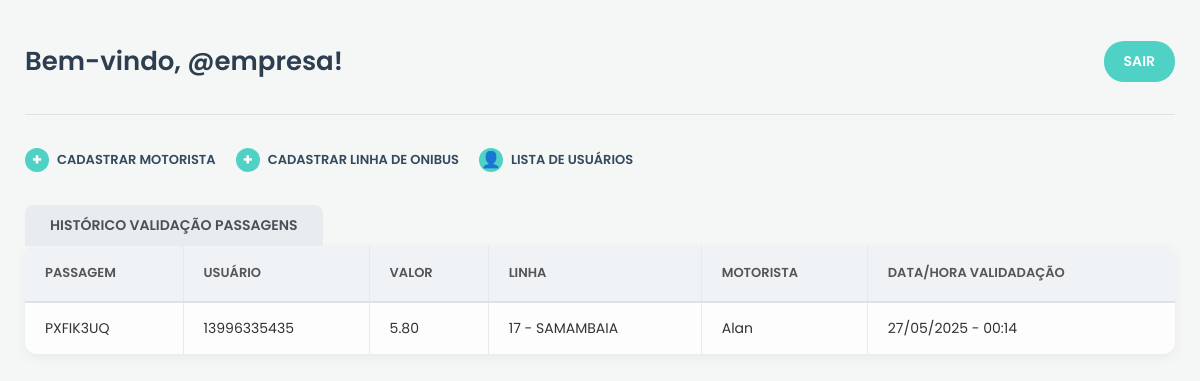
Page /empresa/dashboard/ on the committed database.
### app_empresa/models.py (models this page shows, shortened)
class Historico(models.Model):
   id = models.AutoField(primary_key=True)
   usuario = models.ForeignKey(Usuario, on_delete=models.CASCADE)
   funcionario = models.ForeignKey(Funcionario, on_delete=models.CASCADE)
   passagem = models.ForeignKey(Passagem, on_delete=models.CASCADE)
   linha = models.ForeignKey(Linha, on_delete=models.CASCADE)
   datahora= models.DateTimeField(auto_now_add=True)

class Passagem(models.Model):
  idPassagem = models.CharField(max_length=20)
  usuario = models.ForeignKey(Usuario, on_delete=models.CASCADE, related_name='passagens')
  valor = models.DecimalField(max_digits=8, decimal_places=2)
  dataCriacao = models.DateTimeField(auto_now_add=True)
  usosDisponiveis = models.PositiveIntegerField(default=1)

class Linha(models.Model):
  idLinha = models.IntegerField(primary_key=True)
  nomeLinha = models.CharField(max_length=100)

class Funcionario(models.Model):
  idFuncionario = models.AutoField(primary_key=True)
  codigo = models.CharField(max_length=10, unique=True, blank= True,editable=False)
  senha = models.CharField(max_length=128)
  nome = models.CharField(max_length=100)
  funcao = models.CharField(max_length=50)
  email = models.EmailField()
  cpf = models.BigIntegerField(unique=True)

### app_empresa/views.py (the view)
# urls.py: path('dashboard/', views.dashboard, name='dashboard'),
def dashboard(request):
    historicos = Historico.objects.select_related('usuario','funcionario','passagem','linha').all().order_by('-datahora')
    context = {
        'historicos':historicos,
        'previous_url': '/',
        'add_motorista': '/empresa/add_motorista/',
        'add_linha': '/empresa/add_linha/',
        'lista_motorista': '/empresa/lista_motorista/'
    }
    return render(request, 'dashboard.html',context)

### app_empresa/templates/dashboard.html (shortened to what this page needs)
{% load static %}
<!DOCTYPE html>
<html lang="pt-BR">
<head>
    <link rel="stylesheet" href="{% static 'style-dashboard.css' %}">
</head>
<body>
    <div class="dashboard-container">
        <header class="dashboard-header">
            <h1 class="greeting">Bem-vindo, @empresa!</h1>
            <a href="{{ previous_url }}" class="btn btn-logout">SAIR</a> </header>
        <nav class="dashboard-actions">
            <a href="{{ add_motorista }}" class="btn btn-action"> <span class="icon">+</span>
                Cadastrar Motorista
            </a>
            <a href="{{ add_linha }}" class="btn btn-action"> <span class="icon">+</span>
                Cadastrar Linha de Onibus
            </a>
            <a href="{{ lista_motorista }}" class="btn btn-action"> <span class="icon">👤</span> Lista de Usuários
            </a>
        </nav>
        <main class="dashboard-main">
            <div class="tab-title">HISTÓRICO VALIDAÇÃO PASSAGENS</div>
            <div class="table-wrapper">
                <table>
                    <thead>
                        <tr>
                            <th>Passagem</th>
                            <th>Usuário</th>
                            <th>Valor</th>
                            <th>Linha</th>
                            <th>Motorista</th>
                            <th>Data/Hora Validadação</th>
                        </tr>
                    </thead>
                    <tbody>
                        {% for item in historicos %}
                            <tr>
                                <td> {{ item.passagem.idPassagem }} </td>
                                <td>{{ item.passagem.usuario_id }}</td>
                                <td>{{ item.passagem.valor }}</td>
                                <td>{{ item.linha.idLinha }} - {{ item.linha.nomeLinha}} </td>
                                <td>{{ item.funcionario.nome }}</td>
                                <td>{{ item.datahora|date:"d/m/Y - H:i"}}</td>
                            </tr>
                        {% empty %}
                            <tr>
                                <td colspan="6">Nenhum registro econtrado.</td>
                            </tr>
                        {% endfor %}
                    </tbody>
                </table>
            </div>
        </main>
    </div>
</body>
</html>

### app/static/style-dashboard.css (style rules this page uses)
body, html { margin: 0; padding: 0; font-family: "Poppins", sans-serif; background-color: #f4f7f6; color: #333; height: 100%; }
.dashboard-container { padding: 25px; max-width: 1200px; margin: 0 auto; }
.dashboard-header { display: flex; justify-content: space-between; align-items: center; margin-bottom: 25px; padding-bottom: 15px; border-bottom: 1px solid #e0e0e0; }
.greeting { font-size: 26px; font-weight: 600; color: #2c3e50; }
.btn { padding: 10px 20px; border-radius: 20px; text-decoration: none; font-weight: 600; font-size: 14px; transition: background-color 0.3s ease; cursor: pointer; border: none; }
.btn-logout { background-color: #4FD1C5; color: white; }
.dashboard-actions { display: flex; gap: 20px; margin-bottom: 25px; align-items: center; }
.btn-action { color: #34495e; font-weight: 600; font-size: 13px; text-decoration: none; display: flex; align-items: center; padding: 8px 0; text-transform: uppercase; }
.btn-action .icon { display: inline-flex; justify-content: center; align-items: center; width: 24px; height: 24px; border-radius: 50%; background-color: #4FD1C5; color: white; font-size: 16px; margin-right: 8px; font-weight: bold; }
.tab-title { display: inline-block; background-color: #e9ecef; padding: 10px 25px; font-weight: 600; font-size: 14px; color: #495057; border-radius: 8px 8px 0 0; margin-bottom: -1px; position: relative; z-index: 1; }
.table-wrapper { background-color: #fdfdfd; border-radius: 12px; padding: 0; box-shadow: 0 4px 12px rgba(0, 0, 0, 0.05); overflow-x: auto; }
table { width: 100%; border-collapse: separate; border-spacing: 0; text-align: left; }
thead { background-color: #e9ecef; }
th { padding: 18px 20px; font-weight: 600; font-size: 13px; color: #555; text-transform: uppercase; background-color: #f0f3f5; border-bottom: 2px solid #dee2e6; }
thead tr th:first-child { border-top-left-radius: 8px; }
thead tr th:last-child { border-top-right-radius: 8px; }
td { padding: 15px 20px; font-size: 14px; color: #333; border-bottom: 1px solid #f0f0f0; }
th:not(:last-child), td:not(:last-child) { border-right: 1px solid #e7eaec; }
tbody tr:last-child td { border-bottom: none; }
tbody tr:last-child td:first-child { border-bottom-left-radius: 8px; }
tbody tr:last-child td:last-child { border-bottom-right-radius: 8px; }

### rows in the picture
Historico: passagem.idPassagem "PXFIK3UQ", passagem.usuario_id "13996335435", passagem.valor "5.80", linha.idLinha "17", linha.nomeLinha "SAMAMBAIA", funcionario.nome "Alan", datahora "27/05/2025 - 00:14"
